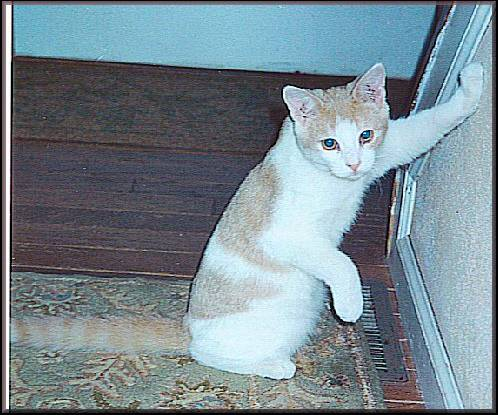
#> input picture cloud_functions/cat.4001.jpg, 498 x 415 px
$ python test.py
#> lines starting #> are read from the running program, lines starting #| are printed output that depends on the picture
from PIL import Image

img = Image.open(r"cat.4001.jpg")
#> img is the input picture: PIL image 498x415 RGB; mean R, G, B 120.5, 136.8, 145.6
target_size=(224, 224)
img = img.resize(target_size)
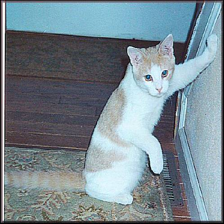
#> img: PIL image 224x224 RGB; mean R, G, B 120.5, 136.8, 145.6

# ==============================================
import numpy as np

img_list = np.array(img).tolist()
#> img_list = 224 items
# ==============================================

import requests

url = 'https://us-central1-helpful-house-292423.cloudfunctions.net/tensorflow_prediction'

json_data = {'image':img_list}
headers = {'Content-type': 'application/json', 'Accept': 'text/plain'}

#> (the run stopped early here; a loop or call above may not have finished)
